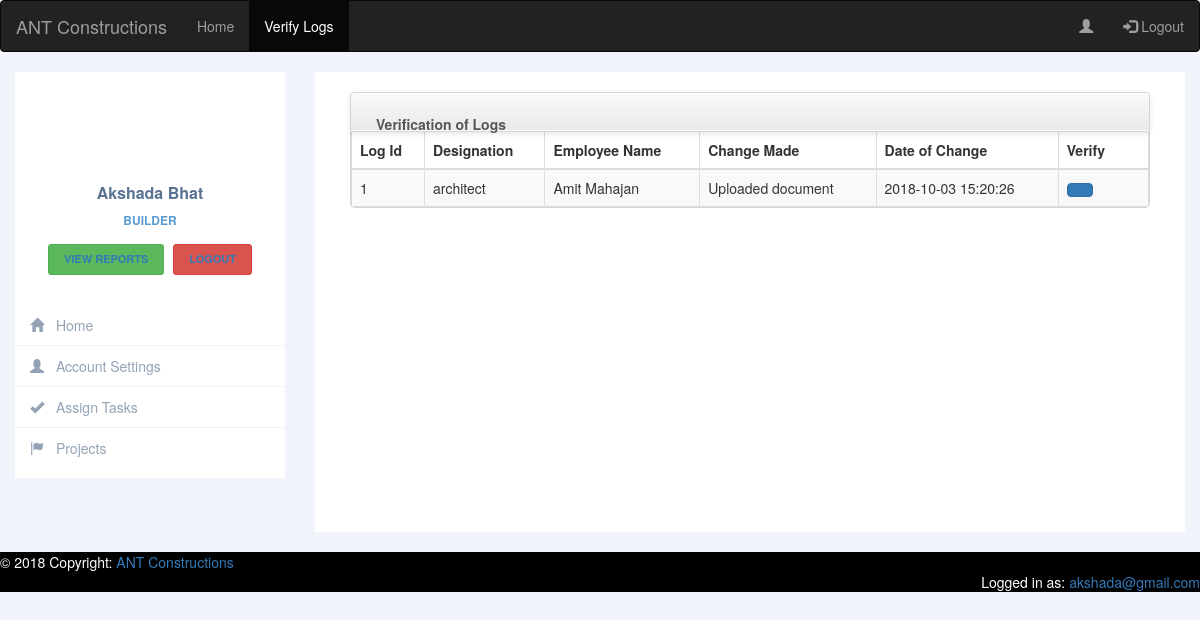
The page /verifyLogsBuilder.php (signed in) on the database its author committed.
### tables this page shows
CREATE TABLE `logs` (
  `changeMade` varchar(100) NOT NULL,
  `changeDate` timestamp NOT NULL DEFAULT CURRENT_TIMESTAMP,
  `employeeName` varchar(100) NOT NULL,
  `isVerified` int(10) NOT NULL DEFAULT '0',
  `logId` int(100) NOT NULL,
  `employeeType` varchar(100) NOT NULL
);

### verifyLogsBuilder.php (the view, shortened to what this page needs)
  <!DOCTYPE html>
  <html>
  <head>
    <link rel="stylesheet" href="https://maxcdn.bootstrapcdn.com/bootstrap/3.3.7/css/bootstrap.min.css">
    <link href="//netdna.bootstrapcdn.com/twitter-bootstrap/2.3.2/css/bootstrap-combined.min.css" rel="stylesheet" id="bootstrap-css">
    <link rel="stylesheet" type="text/css" href="css/architectSidebar.css">
    <link rel="stylesheet" type="text/css" href="css/builderTableLogs.css">
  </head>
  <body>
  <nav class="navbar navbar-inverse">
    <div class="container-fluid">
      <div class="navbar-header">
      <a class="navbar-brand" href="#">ANT Constructions</a>
      </div>
      <ul class="nav navbar-nav">
        <li><a href="builderHomePage.php">Home</a></li>
        <li class="active"><a href="#">Verify Logs</a></li>
      </ul>
      <ul class="nav navbar-nav navbar-right">
        <li><a href="builderHomePage.php"><span class="glyphicon glyphicon-user"></span></a></li>
        <li><a href="logout.php"><span class="glyphicon glyphicon-log-in"></span> Logout</a></li>
      </ul>
    </div>
  </nav>
  <div class="row profile">
    <div class="col-md-3 col-sm-3">
      <div class="profile-sidebar">
        <div class="profile-userpic">
          <img src="<?php echo $_SESSION['employeeDP']; ?>" class="img-responsive" alt="">
        </div>
        <div class="profile-usertitle">
          <div class="profile-usertitle-name">
            <?php echo $_SESSION['employeeName']; ?>
          </div>
          <div class="profile-usertitle-job">
            Builder
          </div>
        </div>
        <div class="profile-userbuttons">
          <button type="button" class="btn btn-success btn-sm"><a href="viewReportsBuilder.php">View reports</a></button>
          <button type="button" class="btn btn-danger btn-sm"><a href="logout.php">Logout</a></button>
        </div>
        <div class="profile-usermenu">
          <ul class="nav">
            <li>
              <a href="builderHomePage.php">
              <i class="glyphicon glyphicon-home"></i>
              Home </a>
            </li>
            <li>
              <a href="changeAccountDetailsBuilder.php">
              <i class="glyphicon glyphicon-user"></i>
              Account Settings </a>
            </li>
            <li>
              <a href="assignTasksBuilder.php" target="_blank">
              <i class="glyphicon glyphicon-ok"></i>
              Assign Tasks </a>
            </li>
            <li>
              <a href="categories.php">
              <i class="glyphicon glyphicon-flag"></i>
              Projects </a>
            </li>
          </ul>
        </div>
      </div>
    </div>
     <div class="col-md-9  col-sm-9">
            <div class="profile-content" style="height: 100%">
              <div class="container-fluid">
                <?php
                  include 'connection.php';
                  $sql = "SELECT * FROM logs WHERE isVerified = 0";
                  $result = mysqli_query($conn, $sql);
                  if(mysqli_num_rows($result) > 0)
                  {
                    echo '<div class="span9">
                            <div class="widget stacked widget-table action-table">
                                    <div class="widget-header">
                                      <i class="icon-th-list"></i>
                                      <h3>Verification of Logs</h3>
                                    </div>
                                    <div class="widget-content">
                                      <table class="table table-striped table-bordered">
                                        <thead>
                                          <tr>
                                            <th>Log Id</th>
                                            <th>Designation</th>
                                            <th>Employee Name</th>
                                            <th>Change Made</th>
                                            <th>Date of Change</th>
                                            <th class="td-actions">Verify</th>
                                          </tr>
                                        </thead>
                                        <tbody>';
                    while($row = mysqli_fetch_assoc($result))
                    {
                      echo '<tr>
                        <td>'.$row['logId'].'</td>
                        <td>'.$row['employeeType'].'</td>
                        <td>'.$row['employeeName'].'</td>
                        <td>'.$row['changeMade'].'</td>
                        <td>'.$row['changeDate'].'</td>
                        <td class="td-actions">
                          <a href="javascript:;" class="btn btn-small btn-primary" onclick="verifyTheLog('.$row['logId'].')">
                            <i class="btn-icon-only icon-ok"></i>
                          </a>
                          <a href="javascript:;" class="btn btn-small" onclick="verifyTheLog('.$row['logId'].')">
                            <i class="btn-icon-only icon-remove"></i>
                          </a>
                        </td>
                      </tr>';
                    }
                    echo "</tbody>
                      </table>
                  </div>
                </div>
                      </div>";
                  }
                  else
                    echo "<h2>NO LOGS FOUND<h2><br>";
                ?>
              </div>
            </div>
    </div>
  </div>
  </body>
<footer class="page-footer font-small blue" style="background-color: black;">
  <div class="footer-copyright text-left py-3"><span style="color: white;">© 2018 Copyright:</span>
    <a href="index.php"> ANT Constructions</a>
  </div>
  <div class="footer-copyright text-right py-3"><span style="color: white;">Logged in as:</span>
    <a href="architectHomePage.php"> <?php echo $_SESSION['employeeEmailId']; ?></a>
  </div>
</footer>
  </html>

### css/architectSidebar.css (style rules this page uses)
body { background: #F1F3FA; }
.profile { margin: 20px 0; }
.profile-sidebar { padding: 20px 0 10px 0; background: #fff; }
.profile-userpic img { float: none; margin: 0 auto; width: 50%; height: 50%; -webkit-border-radius: 50% !important; -moz-border-radius: 50% !important; border-radius: 50% !important; }
.profile-usertitle { text-align: center; margin-top: 20px; }
.profile-usertitle-name { color: #5a7391; font-size: 16px; font-weight: 600; margin-bottom: 7px; }
.profile-usertitle-job { text-transform: uppercase; color: #5b9bd1; font-size: 12px; font-weight: 600; margin-bottom: 15px; }
.profile-userbuttons { text-align: center; margin-top: 10px; }
.profile-userbuttons .btn { text-transform: uppercase; font-size: 11px; font-weight: 600; padding: 6px 15px; margin-right: 5px; }
.profile-userbuttons .btn:last-child { margin-right: 0px; }
.profile-usermenu { margin-top: 30px; }
.profile-usermenu ul li { border-bottom: 1px solid #f0f4f7; }
.profile-usermenu ul li:last-child { border-bottom: none; }
.profile-usermenu ul li a { color: #93a3b5; font-size: 14px; font-weight: 400; }
.profile-usermenu ul li a i { margin-right: 8px; font-size: 14px; }
.profile-content { padding: 20px; background: #fff; min-height: 460px; }

### css/builderTableLogs.css (style rules this page uses)
.table-bordered { border: 1px solid #dddddd; border-collapse: separate; border-left: 0; -webkit-border-radius: 4px; -moz-border-radius: 4px; border-radius: 4px; }
.table { width: 100%; margin-bottom: 20px; background-color: transparent; border-collapse: collapse; border-spacing: 0; display: table; }
.widget.widget-table .table { margin-bottom: 0; border: none; }
.widget.widget-table .widget-content { padding: 0; }
.widget .widget-header + .widget-content { border-top: none; -webkit-border-top-left-radius: 0; -webkit-border-top-right-radius: 0; -moz-border-radius-topleft: 0; -moz-border-radius-topright: 0; border-top-left-radius: 0; border-top-right-radius: 0; }
.widget .widget-content { padding: 20px 15px 15px; background: #FFF; border: 1px solid #D5D5D5; -moz-border-radius: 5px; -webkit-border-radius: 5px; border-radius: 5px; }
.widget .widget-header { position: relative; height: 40px; line-height: 40px; background: #E9E9E9; background: -moz-linear-gradient(top, #fafafa 0%, #e9e9e9 100%); background: -webkit-gradient(linear, left top, left bottom, color-stop(0%, #fafafa), color-stop(100%, #e9e9e9)); background: -webkit-linear-gradient(top, #fafafa 0%, #e9e9e9 100%); background: -o-linear-gradient(top, #fafafa 0%, #e9e9e9 100%); background: -ms-linear-gradient(top, #fafafa 0%, #e9e9e9 100%); background: linear-gradient(top, #fafafa 0%, #e9e9e9 100%); text-shadow: 0 1px 0 #fff; border-radius: 5px 5px 0 0; box-shadow: 0 2px 5px rgba(0,0,0,0.1),inset 0 1px 0 white,inset 0 -1px 0 rgba(255,255,255,0.7); border-bottom: 1px solid #bababa; filter: progid:DXImageTransform.Microsoft.gradient(startColorstr='#FAFAFA', endColorstr='#E9E9E9'); -ms-filter: "progid:DXImageTransform.Microsoft.gradient(startColorstr='#FAFAFA', endColorstr='#E9E9E9')"; border: 1px solid #D5D5D5; -webkit-border-top-left-radius: 4px; -webkit-border-top-right-radius: 4px; -moz-border-radius-topleft: 4px; -moz-border-radius-topright: 4px; border-top-left-radius: 4px; border-top-right-radius: 4px; -webkit-background-clip: padding-box; }
thead { display: table-header-group; vertical-align: middle; border-color: inherit; }
.widget .widget-header h3 { top: 2px; position: relative; left: 10px; display: inline-block; margin-right: 3em; font-size: 14px; font-weight: 600; color: #555; line-height: 18px; text-shadow: 1px 1px 2px rgba(255, 255, 255, 0.5); }

### rows shown on the page
logs: logId "1", employeeType "architect", employeeName "Amit Mahajan", changeMade "Uploaded document", changeDate "2018-10-03 15:20:26"

### other values the page prints
$_SESSION['employeeName'] "Akshada Bhat"
$_SESSION['employeeEmailId'] "akshada@gmail.com"
